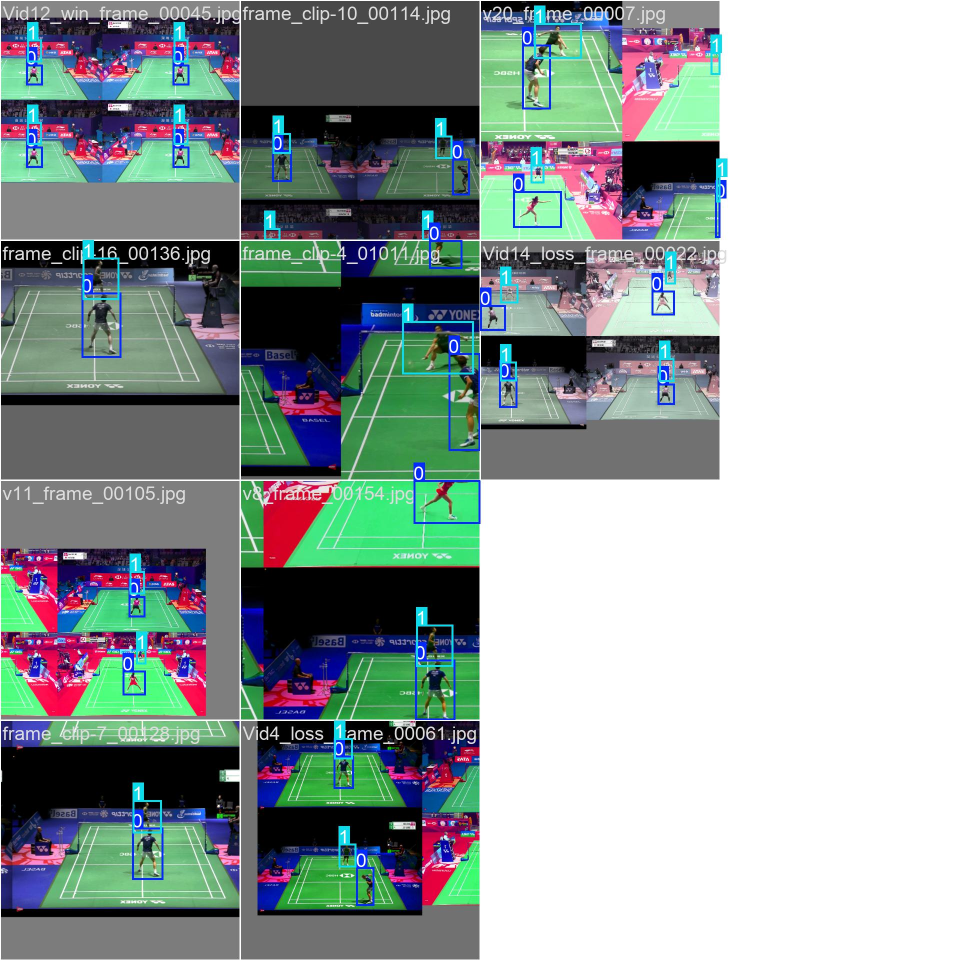
#> input picture player_detection/train_batch0.jpg, 1920 x 1920 px, given in place of Test_clip.mp4, which was not available (shown at 1/2 size)
$ jupyter execute --allow-errors Project_code.ipynb   (shell and % lines are left out)   (text cells are left out)
#> lines starting #> are read from the running program, lines starting #| are printed output that depends on the picture; after the words box and inside, x2 and y2 are one past the last pixel; in counts of white or black regions, pixels touching at a corner belong together; pictures that were not available may be replaced by others from this repository, and a replacement may not be noted
[cell 1]
from google.colab import drive
drive.mount('/content/drive')

[cell 2]
# Fix locale issue
import locale
locale.getpreferredencoding = lambda: "UTF-8"

[cell 3]
import os
import cv2
import math
import pickle
import random
import numpy as np
from math import pi
import pandas as pd
import seaborn as sns
import tensorflow as tf
from ultralytics import YOLO
import matplotlib.pyplot as plt
import matplotlib.lines as mlines
from sklearn.cluster import KMeans
from scipy.signal import find_peaks
import matplotlib.patches as patches
from scipy.spatial import ConvexHull
from tensorflow.keras.models import Sequential
from sklearn.preprocessing import MinMaxScaler
from tensorflow.keras.utils import to_categorical
from sklearn.linear_model import LinearRegression
from collections import defaultdict, Counter, deque
from sklearn.model_selection import train_test_split
from tensorflow.keras.layers import LSTM, Dense, Input
from deep_sort_realtime.deepsort_tracker import DeepSort
from sklearn.metrics import accuracy_score, classification_report, confusion_matrix, ConfusionMatrixDisplay

[cell 4]
base_dir = "/content/drive/MyDrive/GraduateProject"
dataset_path = os.path.join(base_dir, "dataset")
yaml_path = os.path.join(dataset_path, "data.yaml")
drive_project_path = os.path.join(base_dir, "YOLO_runs")
video_path = "/content/drive/MyDrive/GraduateProject/Test_clip.mp4"
model_path = "/content/drive/MyDrive/GraduateProject/YOLO_runs/player_detection/weights/best.pt"

[cell 5]
def calculate_pixels_to_meters(video_path, real_width_m=6.1, real_length_m=13.4):
#> called with real_width_m = 6.1, real_length_m = 13.4
    cap = cv2.VideoCapture(video_path)
    ret, frame = cap.read()
#> frame is the input picture: shape (1920, 1920, 3); mean B, G, R 161.4, 162.9, 151.9
    cap.release()

    if not ret or frame is None:
        raise ValueError(f"Could not read video from path: {video_path}. Check if the file exists and is a valid video.")

    gray = cv2.cvtColor(frame, cv2.COLOR_BGR2GRAY)
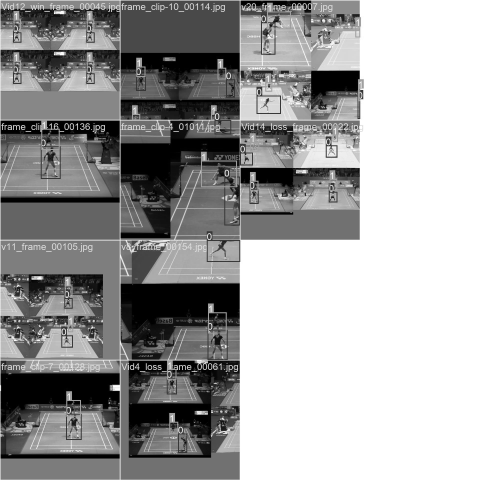
#> gray: shape (1920, 1920) (shown at 1/4 size); min 0, max 255, mean 159.4
    edges = cv2.Canny(gray, 50, 150)
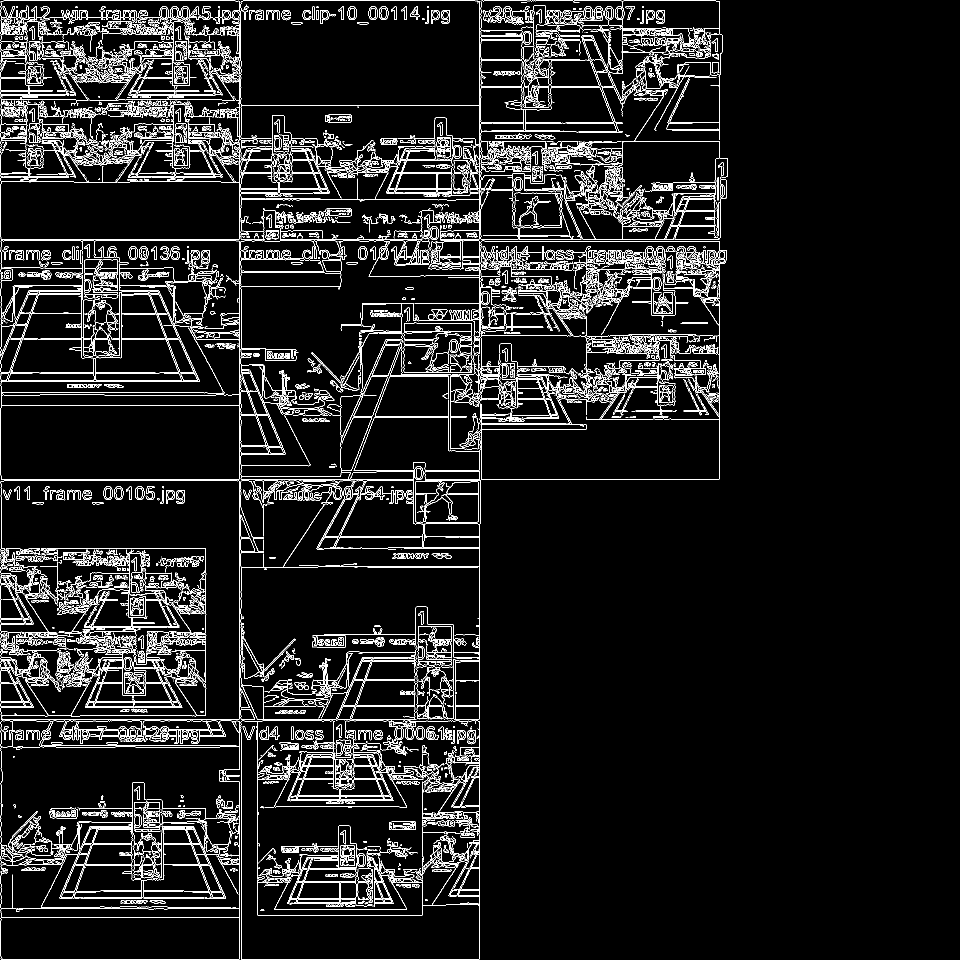
#> edges: shape (1920, 1920) (shown at 1/2 size); 6.9% white in thin lines or dots, all inside (x1, y1, x2, y2) = (0, 1, 1456, 1920)
    lines = cv2.HoughLinesP(edges, 1, np.pi/180, 100, minLineLength=100, maxLineGap=10)
#> lines = 437 rows, first 6: [7, 1, 1431, 1], [2, 958, 751, 958], [478, 237, 478, 89], [482, 415, 482, 196], [188, 479, 475, 479], [2, 815, 2, 592]

    if lines is None:
        raise Exception("Court lines not detected")

    x_coords, y_coords = [], []
    for line in lines:
        x1, y1, x2, y2 = line[0]
        x_coords += [x1, x2]
        y_coords += [y1, y2]
#> this loop made 437 passes
#> (x1, y1, x2, y2) on passes 7 to 9: (959, 1644, 959, 1459), (1, 1428, 1, 1098), (958, 482, 1438, 482)
#> after the loop, x_coords = 874 values, max 1453 at index 327, min 1 at index 14, mean 651.9; y_coords = 874 values, max 1919 at index 58, min 1 at index 0, mean 785.8

    pixel_width = max(x_coords) - min(x_coords)
#> pixel_width = 1452
    pixel_height = max(y_coords) - min(y_coords)
#> pixel_height = 1918

    scale_w = real_width_m / pixel_width
#> scale_w = 0.0042
    scale_h = real_length_m / pixel_height
#> scale_h = 0.00699
    return (scale_w + scale_h) / 2

[cell 6]
deepsort_output_path = "/content/drive/MyDrive/GraduateProject/deepsort_output.mp4"

PIXELS_TO_METERS = calculate_pixels_to_meters(video_path)
#> PIXELS_TO_METERS = 0.00559

#> (the rest of this cell did not finish here and is left out)

#> (a cell that did not finish here is left out)

[cell 8]
output_analysis_path = "/content/drive/MyDrive/GraduateProject/player_movement_analysis.png"
# load player data
#> (the rest of this cell did not finish here and is left out)

#> (a cell that did not finish here is left out)

[cell 10]
save_path =  "/content/drive/MyDrive/GraduateProject/heatmap.png"
court_img_path = "/content/drive/MyDrive/GraduateProject/court.jpeg"
#> (the rest of this cell did not finish here and is left out)

[cell 11]
save_path = "/content/drive/MyDrive/GraduateProject/court_usage_per_player_hull_grid.png"
# Convex Hull Calculation Per Player
hull_areas = {}
court_filtered_points = {}

#> (the rest of this cell did not finish here and is left out)

#> (a cell that did not finish here is left out)

[cell 13]
csv_path = "/content/drive/MyDrive/GraduateProject/final_zone_report.csv"
#> (the rest of this cell did not finish here and is left out)

[cell 14]
# Set random seed
def set_seed(seed=42):
#> called with seed = 42
    np.random.seed(seed)
    random.seed(seed)
    tf.random.set_seed(seed)
#> (this line was passed over: tensorflow is not available in this run)

$ run again, on player_detection/train_batch1.jpg
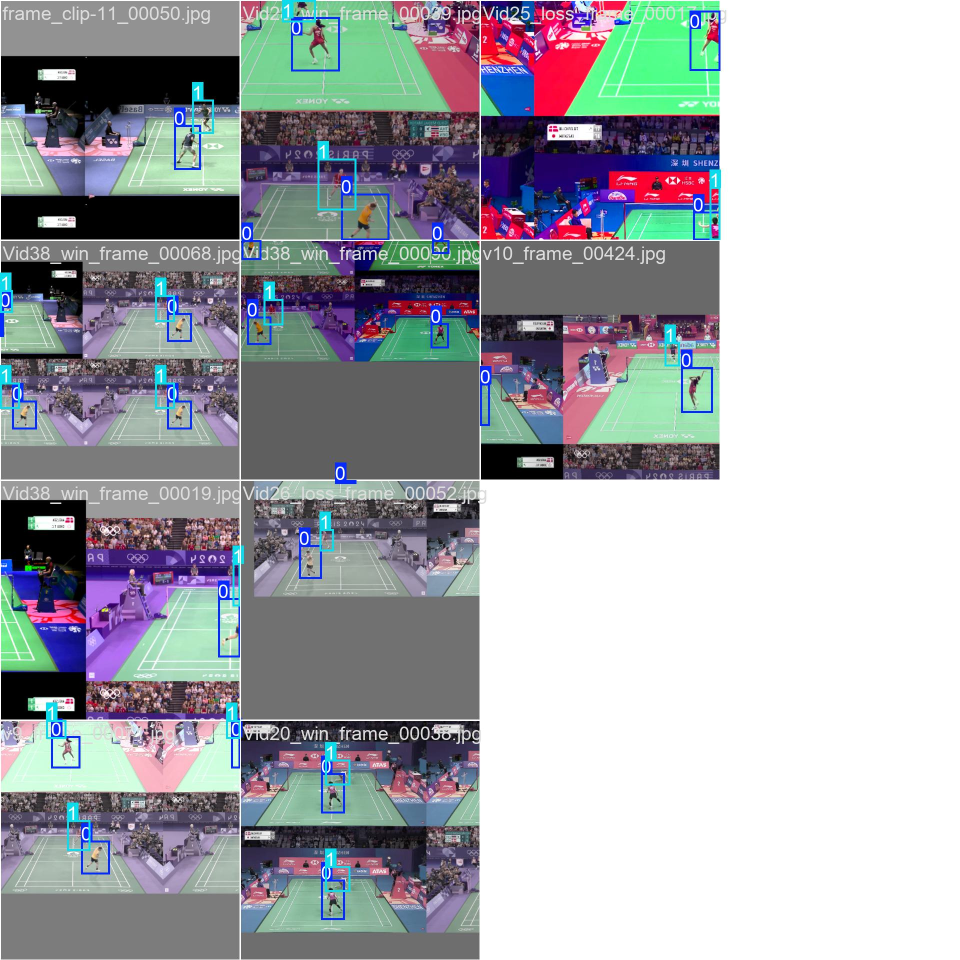
#> input picture player_detection/train_batch1.jpg, 1920 x 1920 px, given in place of Test_clip.mp4, which was not available (shown at 1/2 size)
#> in calculate_pixels_to_meters, frame is the input picture: shape (1920, 1920, 3); mean B, G, R 174.3, 169.3, 166.3
#> in calculate_pixels_to_meters, `gray = cv2.cvtColor(frame, cv2.COLOR_BGR2GRAY)`:
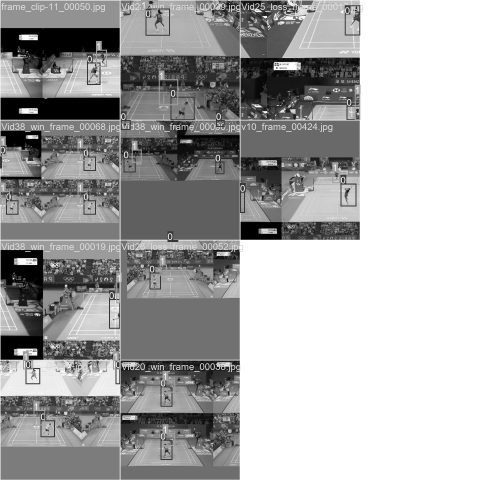
#> gray: shape (1920, 1920) (shown at 1/4 size); min 0, max 255, mean 169
#> in calculate_pixels_to_meters, `edges = cv2.Canny(gray, 50, 150)`:
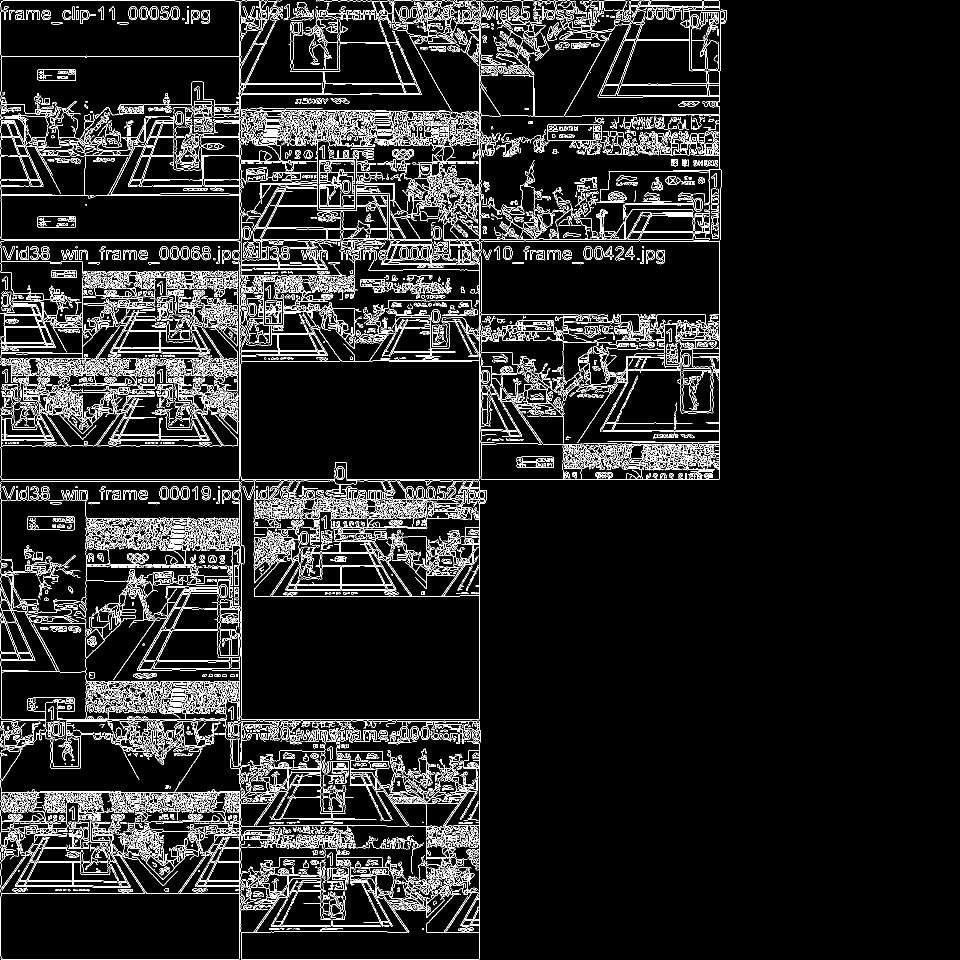
#> edges: shape (1920, 1920) (shown at 1/2 size); 8.5% white in thin lines or dots, all inside (x1, y1, x2, y2) = (0, 0, 1453, 1920)
#> lines = 625 rows, first 6: [958, 1581, 958, 1168], [482, 1607, 482, 1127], [478, 1047, 478, 357], [4, 479, 506, 479], [6, 1, 470, 1], [2, 1219, 2, 998]
#> the loop in calculate_pixels_to_meters, `for line in lines:` made 625 passes
#> (x1, y1, x2, y2) on passes 7 to 9: (481, 952, 481, 728), (1279, 958, 1438, 958), (1, 378, 1, 252)
#> after the loop in calculate_pixels_to_meters, `for line in lines:`: x_coords = 1250 values, max 1449 at index 545, min 1 at index 16, mean 632.4; y_coords = 1250 values, max 1919 at index 66, min 1 at index 8, mean 887.8
#> pixel_width = 1448
#> pixel_height = 1918
#> scale_w = 0.00421
#> scale_h = 0.00699
#> PIXELS_TO_METERS = 0.0056

$ run again, on player_detection/train_batch2.jpg
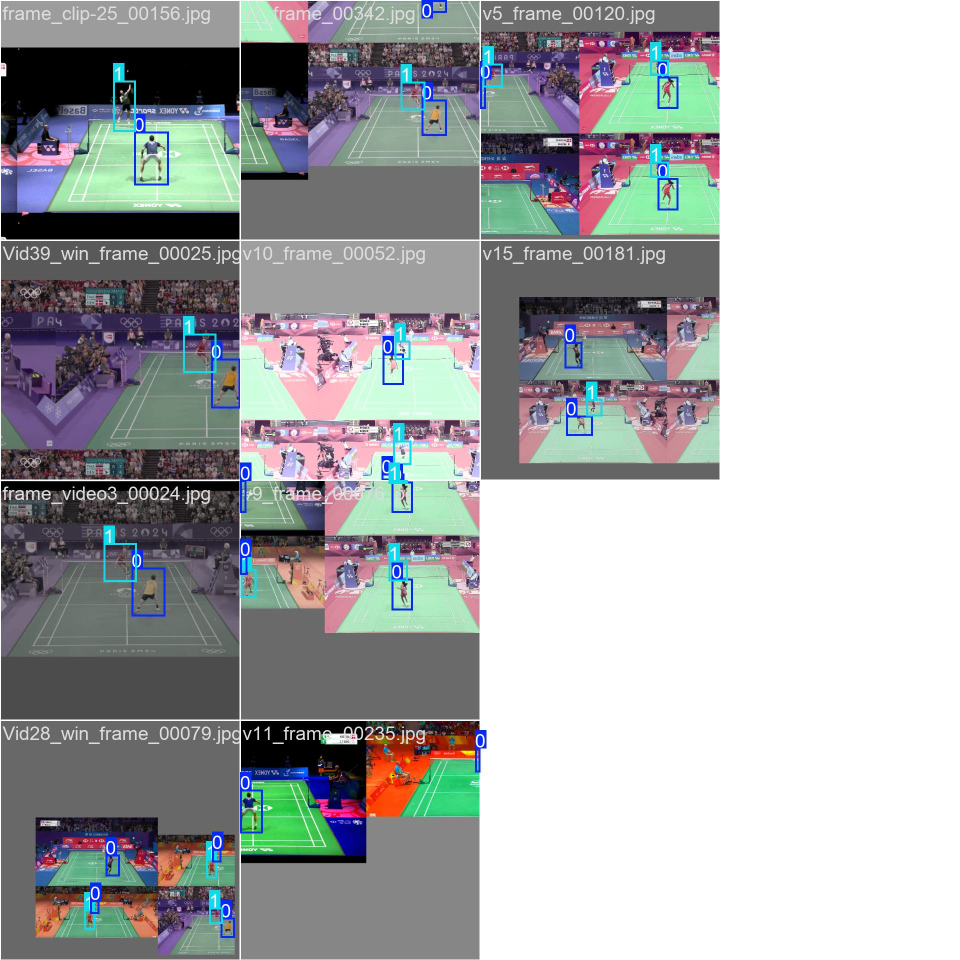
#> input picture player_detection/train_batch2.jpg, 1920 x 1920 px, given in place of Test_clip.mp4, which was not available (shown at 1/2 size)
#> in calculate_pixels_to_meters, frame is the input picture: shape (1920, 1920, 3); mean B, G, R 172.3, 171.2, 168.9
#> in calculate_pixels_to_meters, `gray = cv2.cvtColor(frame, cv2.COLOR_BGR2GRAY)`:
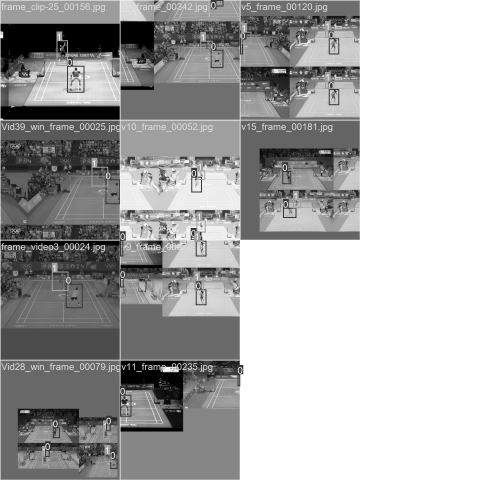
#> gray: shape (1920, 1920) (shown at 1/4 size); min 0, max 255, mean 170.6
#> in calculate_pixels_to_meters, `edges = cv2.Canny(gray, 50, 150)`:
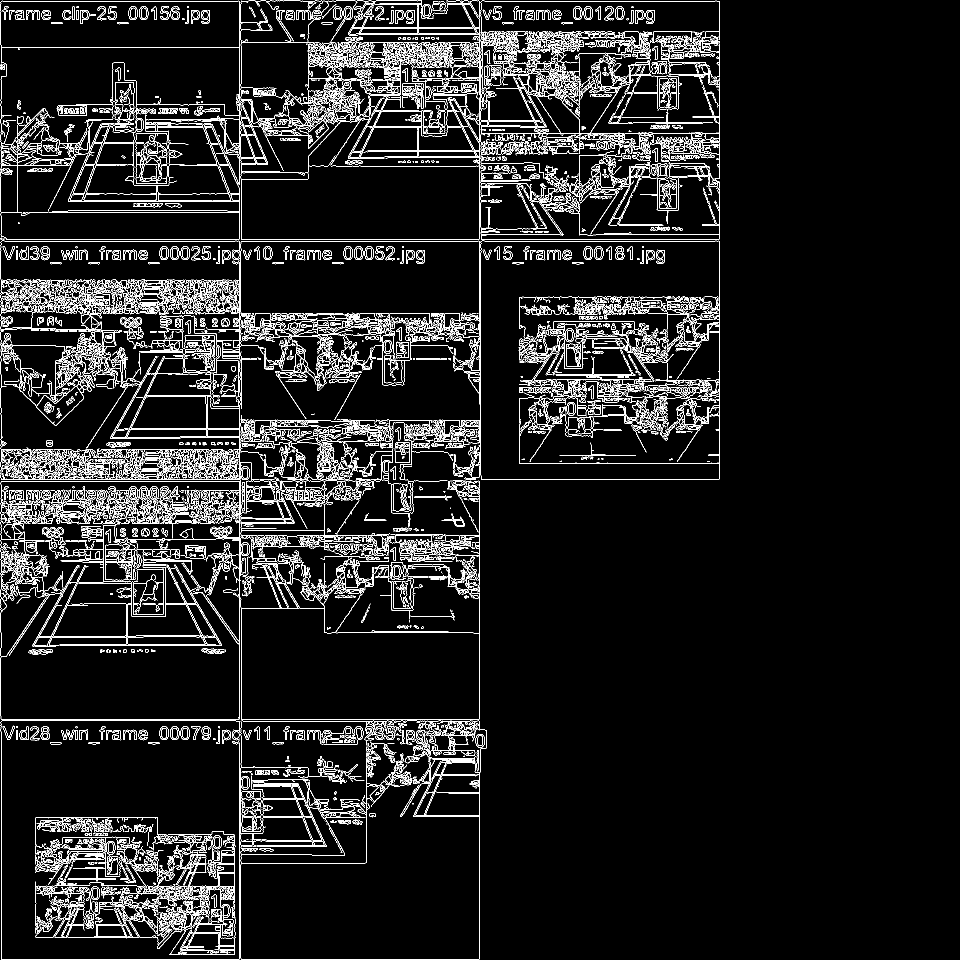
#> edges: shape (1920, 1920) (shown at 1/2 size); 7.4% white in thin lines or dots, all inside (x1, y1, x2, y2) = (1, 0, 1440, 1920)
#> lines = 558 rows, first 6: [2, 482, 1438, 482], [955, 2, 1438, 2], [478, 716, 478, 614], [2, 1438, 958, 1438], [478, 478, 1170, 478], [2, 1918, 2, 1432]
#> the loop in calculate_pixels_to_meters, `for line in lines:` made 558 passes
#> (x1, y1, x2, y2) on passes 7 to 9: (962, 958, 1438, 958), (958, 808, 958, 8), (482, 1535, 482, 1215)
#> after the loop in calculate_pixels_to_meters, `for line in lines:`: x_coords = 1116 values, max 1439 at index 190, min 1 at index 26, mean 568.2; y_coords = 1116 values, max 1919 at index 104, min 1 at index 566, mean 775
#> pixel_width = 1438
#> pixel_height = 1918
#> scale_w = 0.00424
#> scale_h = 0.00699
#> PIXELS_TO_METERS = 0.00561
